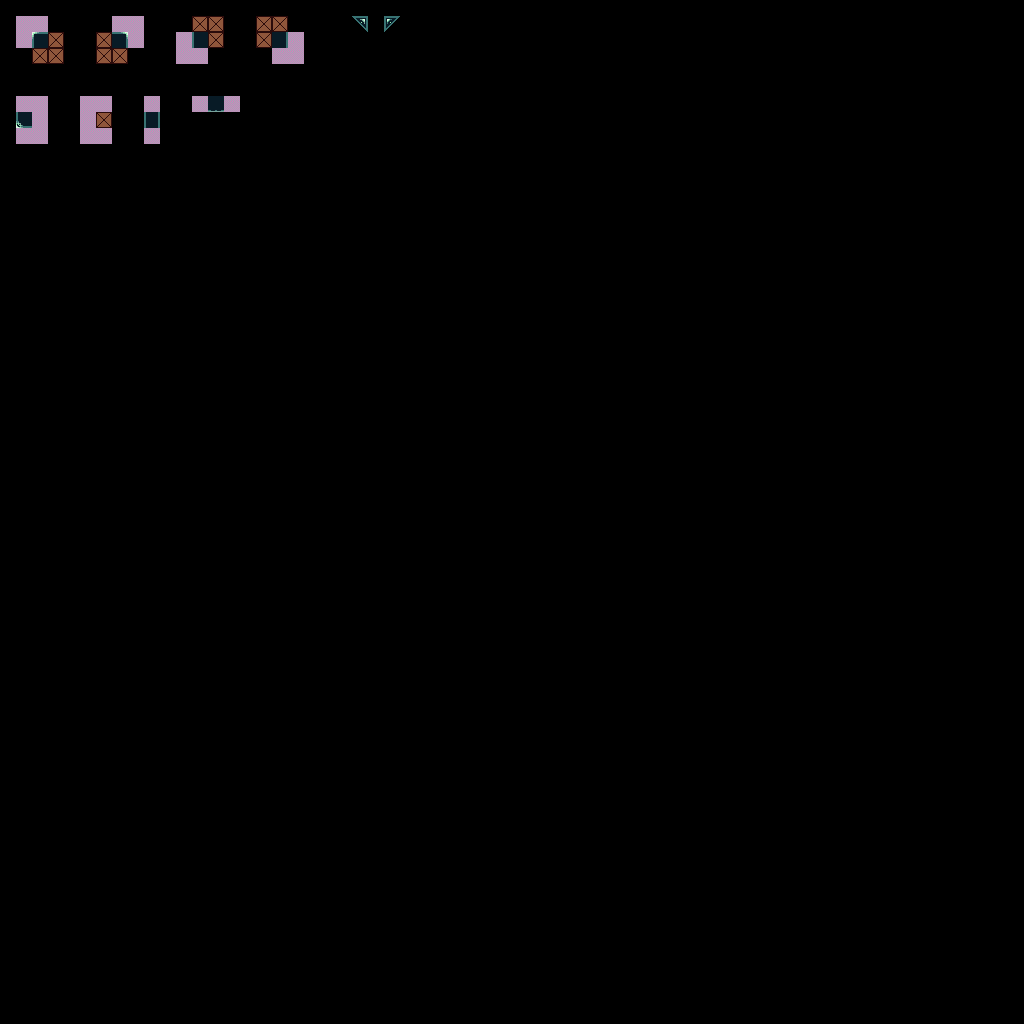

Below is a game level as drawn by its tile map, then a one-line description and the .tmx that defines it (tile-layer data replaced by summaries):
An orthogonal 64x64 tile map with 16x16 px tiles, 3 tile layers (regions, input_ground, output_ground), 2 tilesets.

<map version="1.8" tiledversion="1.8.2" orientation="orthogonal" renderorder="right-down" width="64" height="64" tilewidth="16" tileheight="16" infinite="0" nextlayerid="4" nextobjectid="1">
 <tileset firstgid="1" source="prototype_tileset.tsx" />
 <tileset firstgid="17" source="basic_tileset.tsx" />
 <layer id="1" name="regions" width="64" height="64">
  <data>[4096 cells, 49 non-empty, 1 distinct tile ids]</data>
 </layer>
 <layer id="2" name="input_ground" width="64" height="64">
  <data>[4096 cells, 49 non-empty, 5 distinct tile ids]</data>
 </layer>
 <layer id="3" name="output_ground" width="64" height="64">
  <data>[4096 cells, 11 non-empty, 11 distinct tile ids]</data>
 </layer>
</map>
